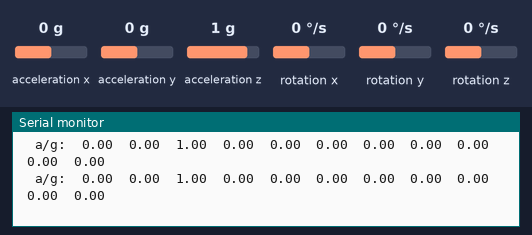
Bench run of a sketch on a simulated Arduino Uno, built with avr-gcc and run on an emulated ATmega328P. On the bench: the last lines printed to the serial monitor. Inputs (shaded band) come from the test bench; at power-on: acceleration x 0 g, acceleration y 0 g, rotation x 0 °/s, rotation z 0 °/s, rotation y 0 °/s, acceleration z 1 g.

Above: at 3.2 s.
3.3 s: acceleration x set to -1.4 g
At 3.45 s:
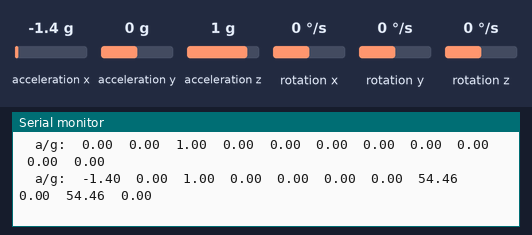
6.3 s: acceleration y set to -1.4 g
At 6.42 s:
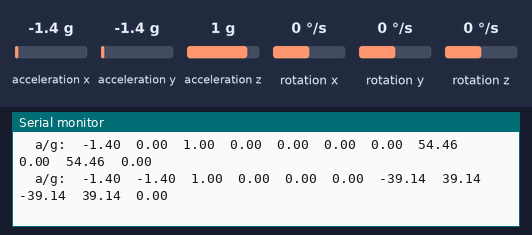
9.3 s: rotation x set to -192 °/s
At 9.33 s:
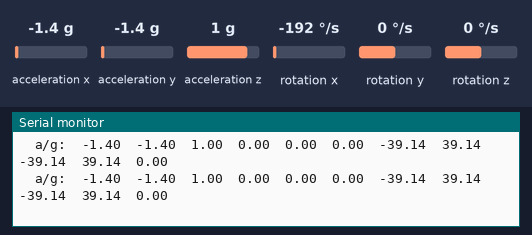
12.3 s: rotation z set to -192 °/s
At 12.44 s:
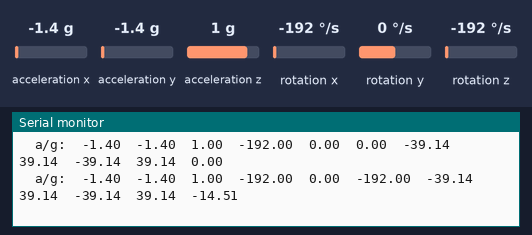
15.3 s: rotation y set to -192 °/s
At 15.31 s:
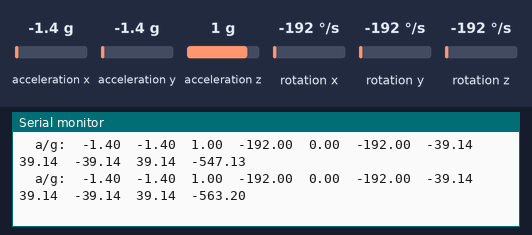
18.3 s: acceleration z set to -1.4 g
At 18.3 s:
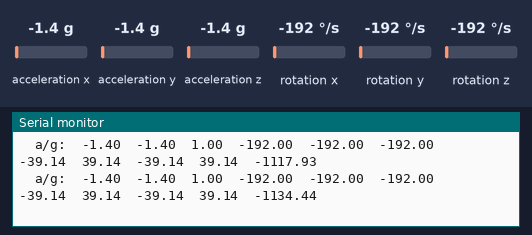

Measured:
- after the input at 3.3 s, the serial monitor: prints a new line after 0.08 s (image 1)
- after the input at 6.3 s, the serial monitor: prints a new line after 0.06 s (image 2)
- after the input at 12.3 s, the serial monitor: prints a new line after 0.08 s (image 4)

The sketch:

send-mpu-data.ino
```cpp
#include "Wire.h"
#include <MPU6050_light.h>

MPU6050 mpu(Wire);

long timer = 0;

void setup() {
  Serial.begin(9600);
  Wire.begin();

  byte status = mpu.begin();
  Serial.print(F("MPU6050 status: "));
  Serial.println(status);
  while(status!=0){ }

  Serial.println(F("Калиброка датчика. Не трогайте MPU6050"));
  delay(1000);
  mpu.calcOffsets(true,true);
  Serial.println("Done!\n");
}

void loop() {
  mpu.update();

  if(millis() - timer > 10){ // отправка данных каждые 10 мс
    Serial.print("a/g:\t"); // Маркер начала сообщения
    // Значение акселерометра
    Serial.print(mpu.getAccX()); Serial.print("\t");
    Serial.print(mpu.getAccY()); Serial.print("\t");
    Serial.print(mpu.getAccZ()); Serial.print("\t");

    // Значение гироскопа
    Serial.print(mpu.getGyroX()); Serial.print("\t");
    Serial.print(mpu.getGyroY()); Serial.print("\t");
    Serial.print(mpu.getGyroZ()); Serial.print("\t");

    // Roll/Pitch/ Yaw
    Serial.print(mpu.getAccAngleX()); Serial.print("\t");
    Serial.print(mpu.getAccAngleY()); Serial.print("\t");

    Serial.print(mpu.getAngleX()); Serial.print("\t");
    Serial.print(mpu.getAngleY()); Serial.print("\t");
    Serial.println(mpu.getAngleZ()); Serial.print("\t");
    timer = millis();
  }
}
```
